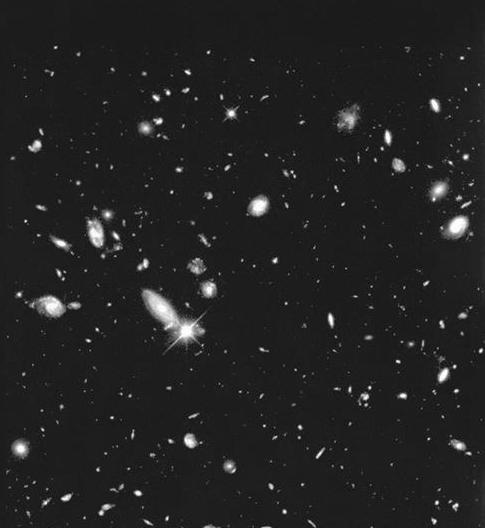
#> input picture Images/galaxy.tif, 485 x 528 px
$ python main.py
#> lines starting #> are read from the running program, lines starting #| are printed output that depends on the picture; after the words box and inside, x2 and y2 are one past the last pixel; in counts of white or black regions, pixels touching at a corner belong together
import cv2
from matplotlib import pyplot as plt
import numpy as np

# Load the input image
image = cv2.imread("../Images/galaxy.tif", cv2.IMREAD_GRAYSCALE)
#> image is the input picture: shape (528, 485); min 0, max 255, mean 34.5

results = [image]
kernel = np.ones((15, 15), np.float32) / (15 * 15)
# Зургаа 15X15 маскаар averaging filter хийнэ
filtered_image = cv2.filter2D(image, -1, kernel)
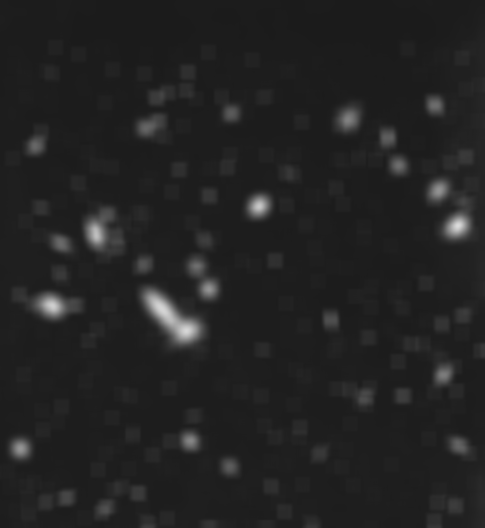
#> filtered_image: shape (528, 485); min 27, max 219, mean 34.5
results.append(filtered_image)
threshold = np.zeros_like(image, dtype=np.uint8)

for i in range(filtered_image.shape[0]):
    for j in range(filtered_image.shape[1]):
        # 65 утгаар threshold хийнэ
        if filtered_image[i, j] > 65:
            threshold[i, j] = 255
        else:
            threshold[i, j] = 0
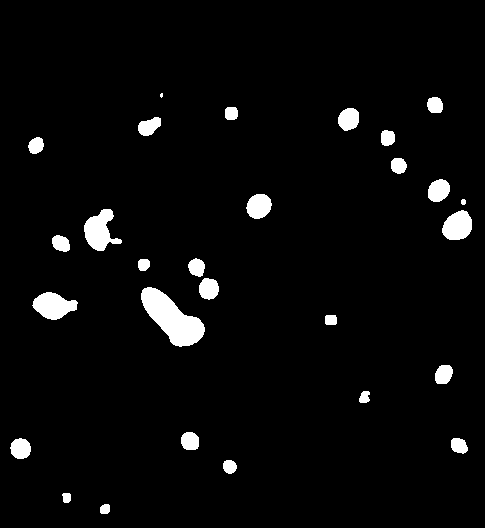
#> threshold: shape (528, 485); 3.7% white; 28 white regions (1 under 20 px), largest, box (x1, y1, x2, y2) and area: (141, 287, 205, 347) 1951, (84, 209, 122, 251) 891, (32, 292, 78, 320) 830
results.append(threshold)
result = cv2.hconcat(results)
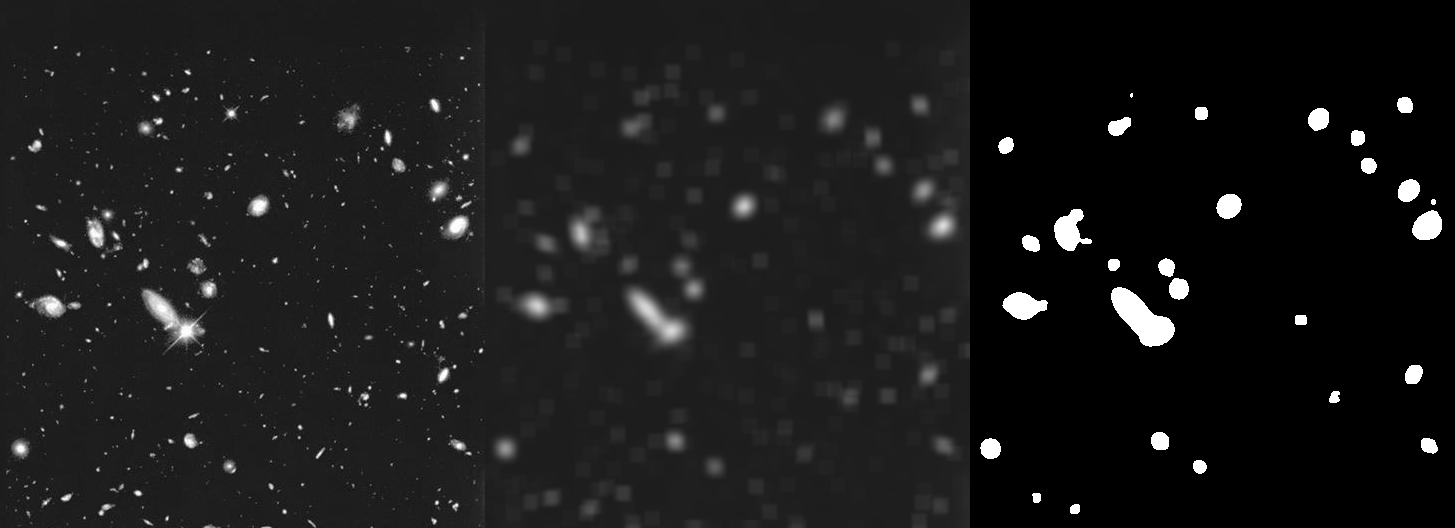
#> result: shape (528, 1455); min 0, max 255, mean 26.2
cv2.imwrite("result.png", result)

# Histogram
hist1 = cv2.calcHist([results[0]], [0], None, [256], [0, 256])
#> hist1 = 256 values, max 55239 at index 29, min 0 at index 1, mean 1000.3
hist2 = cv2.calcHist([results[1]], [0], None, [256], [0, 256])
#> hist2 = 256 values, max 57644 at index 29, min 0 at index 0, mean 1000.3
hist3 = cv2.calcHist([results[2]], [0], None, [256], [0, 256])
#> hist3 = 256 values, max 246547 at index 0, min 0 at index 1, mean 1000.3

plt.figure(figsize=(10, 6))
plt.plot(hist1, color='blue', label='1-р зураг')
plt.plot(hist2, color='red', label='2-р зураг')
plt.plot(hist3, color='green', label='3-р зураг')


plt.title('Histogram харьцуулалт')
plt.xlabel('Intensity')
plt.ylabel('Frequency')
plt.legend()
plt.grid()
plt.show()
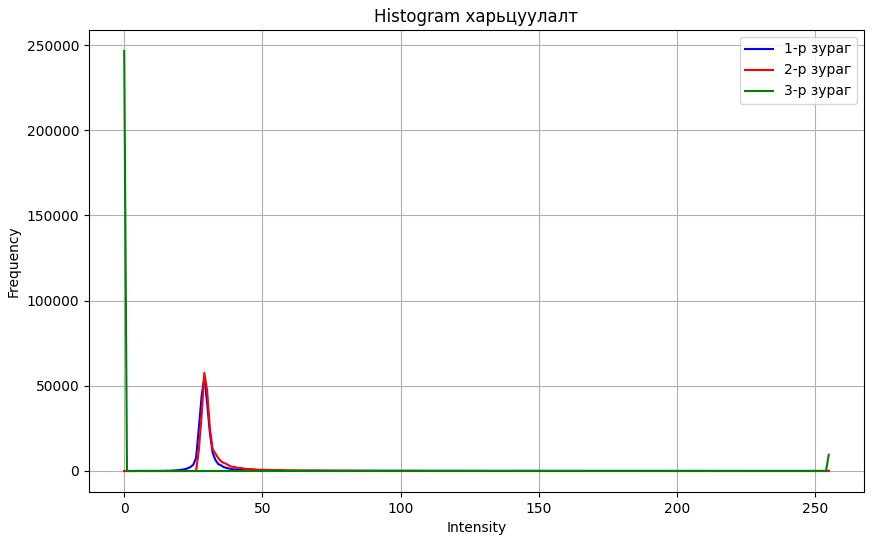
#> figure drawn by matplotlib, 1 panel; curve peaks at x = 29, y = 55239; curve peaks at x = 29, y = 57644; curve peaks at x = 0, y = 246547
